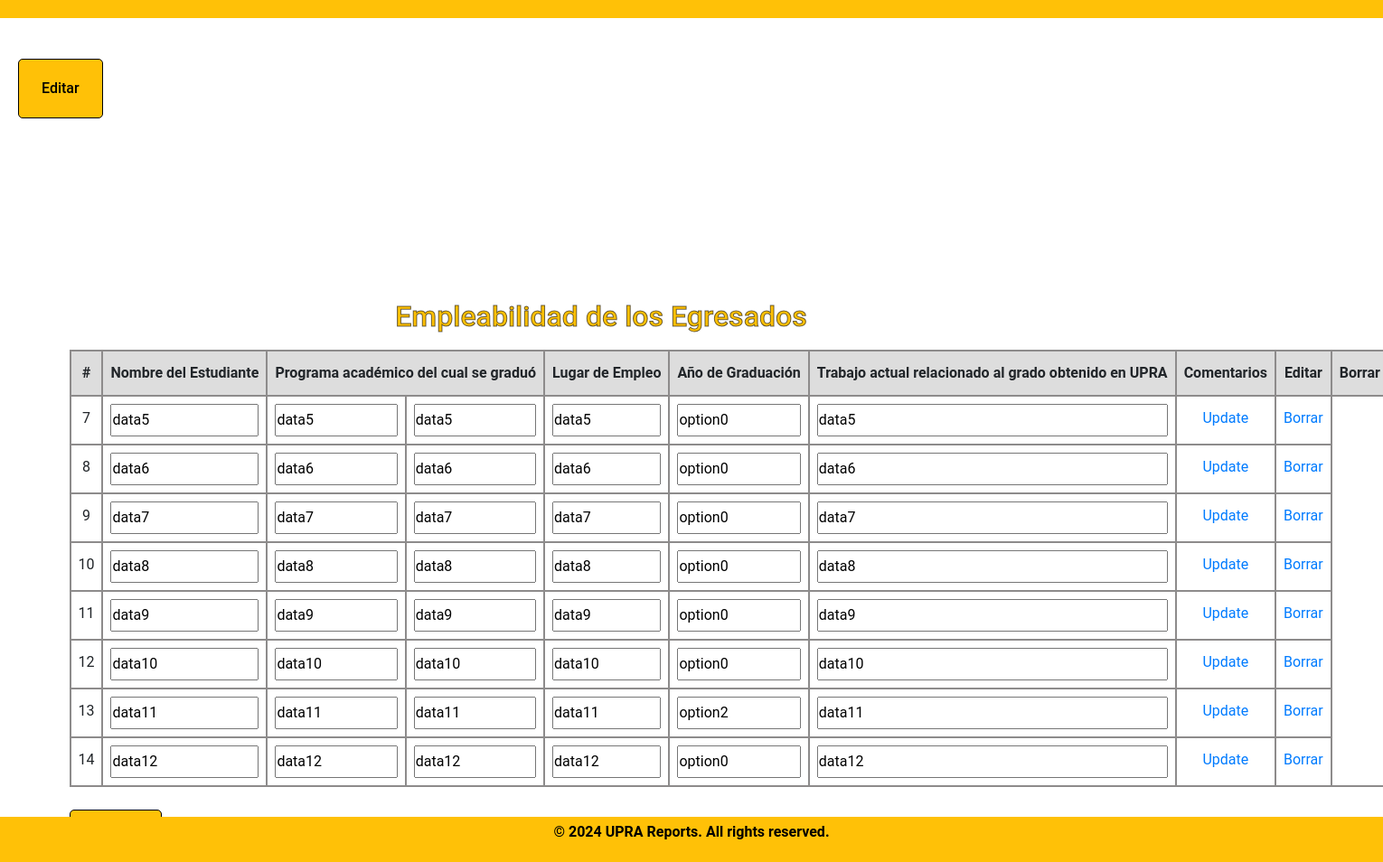
Page /meta-3/tabla3.2b_edit.php on the committed database.
### tables this page shows
CREATE TABLE `table32b` (
  `table32bID` int(11) NOT NULL,
  `DepartmentID` int(11) DEFAULT NULL,
  `year` int(4) DEFAULT NULL,
  `field1` varchar(100) DEFAULT NULL,
  `field2` varchar(100) DEFAULT NULL,
  `field3` varchar(100) DEFAULT NULL,
  `field4` varchar(100) DEFAULT NULL,
  `field5` varchar(100) DEFAULT NULL,
  `field6` varchar(255) DEFAULT NULL
);

### meta-3/tabla3.2b_edit.php (the view, shortened to what this page needs)
<!DOCTYPE html>
<html lang="en">
  <head>
    <link rel="stylesheet" href="../fonts/icomoon/style.css">
    <link rel="stylesheet" href="../css/owl.carousel.min.css">
    <link rel="stylesheet" href="../css/bootstrap.min.css">
    <link rel="stylesheet" href="../css/style.css">
    <link rel="stylesheet" href="../css/style-sidemenu.css">
</head>
<body>
      <header></header>
<div class="formbold-main-wrapperDept">
    <a class="underline-button" href="tabla3.2b_display.php">Editar</a>
</div>
<div class="formbold-main-wrapper-edit">
    <div class="formbold-form-wrapper-edit">
      <h6>Empleabilidad de los Egresados</h6>
        <table class="table">
          <thead>
            <tr>
              <th scope="col">#</th>
              <th scope="col">Nombre&nbsp;del&nbsp;Estudiante</th>
              <th scope="col" colspan="2">Programa&nbsp;académico&nbsp;del&nbsp;cual&nbsp;se&nbsp;graduó</th>
              <th scope="col">Lugar&nbsp;de&nbsp;Empleo</th>
              <th scope="col">Año&nbsp;de&nbsp;Graduación</th>
              <th scope="col">Trabajo&nbsp;actual&nbsp;relacionado&nbsp;al&nbsp;grado&nbsp;obtenido&nbsp;en&nbsp;UPRA</th>
              <th scope="col">Comentarios</th>
              <th scope="col">Editar</th>
              <th scope="col">Borrar</th>
            </tr>
          </thead>
          <tbody>
            <?
            include 'db_info.php';
            $sql = "SELECT * FROM table32b";
            $result = $conn->query($sql);
            while ($row = $result->fetch_assoc()) {
                echo "<tr>";
                echo "<td>" . $row['table32bID'] . "</td>";
                echo "<td><input type='text' id='field1_" . $row['table32bID'] . "' value='" . $row['field1'] . "'></td>";
                echo "<td><input type='text' id='field2_" . $row['table32bID'] . "' value='" . $row['field2'] . "'></td>";
                echo "<td><input type='text' id='field3_" . $row['table32bID'] . "' value='" . $row['field3'] . "'></td>";
                echo "<td><input type='text' id='field1_" . $row['table32bID'] . "' value='" . $row['field4'] . "'></td>";
                echo "<td><input type='text' id='field2_" . $row['table32bID'] . "' value='" . $row['field5'] . "'></td>";
                echo "<td><input type='text' id='field3_" . $row['table32bID'] . "' value='" . $row['field6'] . "'></td>";
                echo "<td><a href='javascript:void(0);' onclick='updateTable32bRow(" . $row['table32bID'] . ")'>Update</a></td>";
                echo "<td><a href='delete.php?id=" . $row['table32bID'] . "'>Borrar</a></td>";
                echo "</tr>";
            }
        ?>
          </tbody>
      </table>
        <button class="formbold-btn">Submit</button>
    </div>
  </div>
    <div class="footer-box">
        <p>&copy; 2024 UPRA Reports. All rights reserved.</p>
    </div>
</html>

### css/style.css (style rules this page uses)
* { margin: 0; padding: 0; }
body { font-family: "Roboto", -apple-system, BlinkMacSystemFont, "Segoe UI", Roboto, "Helvetica Neue", Arial, "Noto Sans", sans-serif, "Apple Color Emoji", "Segoe UI Emoji", "Segoe UI Symbol", "Noto Color Emoji"; background-color: #fff; color: #999; }
button { -webkit-transition: .3s all ease; -o-transition: .3s all ease; transition: .3s all ease; }
button, button:hover { text-decoration: none !important; }
a { -webkit-transition: .3s all ease; -o-transition: .3s all ease; transition: .3s all ease; }
a, a:hover { text-decoration: none !important; }
body { font-family: "Roboto", -apple-system, BlinkMacSystemFont, "Segoe UI", Roboto, "Helvetica Neue", Arial, "Noto Sans", sans-serif, "Apple Color Emoji", "Segoe UI Emoji", "Segoe UI Symbol", "Noto Color Emoji"; background-color: #fff; color: #999; line-height: 2; }
.table { border-collapse: collapse; width: 90%; margin: auto; border: 2px solid #8d8b8b; overflow-x: auto; }
td, th { border: 2px solid #8d8b8b; text-align: center; padding: 0.5em; }
.table input[type="text"] { width: 100%; box-sizing: border-box; resize: both; }
th, td { border: 2px solid #8d8b8b; text-align: center; padding: 0.5em; font-size: 1rem; }
.table thead th { vertical-align: bottom; border-bottom: 2px solid #8d8b8b; background-color: #dddddd; }
.table th, .table td { padding: 0.5rem; vertical-align: top; border-top: 1px solid #000000; }
header { background-color: #FFC107; color: #000; padding: 10px; text-align: center; }
.footer-box { background-color: #FFC107; color: #000; text-align: center; padding: 1px 0; position: fixed; bottom: 0%; width: 100%; z-index: 999; font-weight: bold; }
.footer-box p { font-size: 16px; }
html, body { height: 100%; margin: 0; padding: 0; }
.formbold-main-wrapper-edit { display: flex; align-items: center; justify-content: center; padding-top: 10px; margin-left: auto; margin-right: auto; min-height: 580px; max-height: 900px; }
.formbold-main-wrapperDept { display: flex; justify-content: space-between; padding: 20px; margin: 0 auto; }
.formbold-form-wrapper-edit { margin: 0 auto; width: 90%; background: white; min-height: 580px; max-height: 900px; margin-top: 10px; }
.formbold-btn { -webkit-transition: .3s all ease; -o-transition: .3s all ease; transition: .3s all ease; font-size: 16px; border-radius: 5px; padding: 12px 25px; border: none; font-weight: 500; background-color: #FFC107; color: #000; cursor: pointer; margin-top: 25px; border: 1px solid #000; }
.underline-button { font-size: 16px; border-radius: 5px; padding: 16px 25px; border: none; font-weight: 500; background-color: #FFC107; color: #000; cursor: pointer; margin-top: 25px; border: 1px solid #000; margin-bottom: 150px; }
h6 { font-size: 2em; color: #FFC107; text-align: center; padding: 10px; margin-right: 200px; -webkit-text-stroke-width: 1px; -webkit-text-stroke-color: rgba(0, 0, 0, 0.582); }

### css/style-sidemenu.css (style rules this page uses)
* { margin: 0; padding: 0; }
:root { --accent-color: #FFC107; }

### rows in the picture
table32b: table32bID "7", field1 "data5", field2 "data5", field3 "data5", field4 "data5", field5 "option0", field6 "data5"
table32b: table32bID "8", field1 "data6", field2 "data6", field3 "data6", field4 "data6", field5 "option0", field6 "data6"
table32b: table32bID "9", field1 "data7", field2 "data7", field3 "data7", field4 "data7", field5 "option0", field6 "data7"
table32b: table32bID "10", field1 "data8", field2 "data8", field3 "data8", field4 "data8", field5 "option0", field6 "data8"
table32b: table32bID "11", field1 "data9", field2 "data9", field3 "data9", field4 "data9", field5 "option0", field6 "data9"
table32b: table32bID "12", field1 "data10", field2 "data10", field3 "data10", field4 "data10", field5 "option0", field6 "data10"
table32b: table32bID "13", field1 "data11", field2 "data11", field3 "data11", field4 "data11", field5 "option2", field6 "data11"
table32b: table32bID "14", field1 "data12", field2 "data12", field3 "data12", field4 "data12", field5 "option0", field6 "data12"
